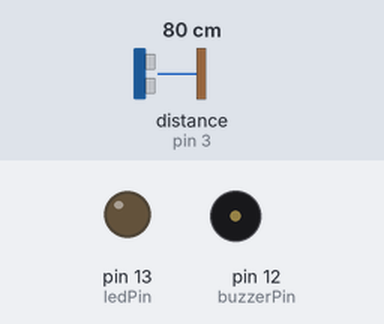
The sketch below on a simulated Arduino Uno, built with avr-gcc and run on an emulated ATmega328P. On the bench: output pins drawn as LEDs (lit = HIGH), buzzer (waves = sounding). Wiring (inferred from the names in the program): ultrasonic range finder: trigger pin 2; echo pin 3. The inputs (shaded band) are chosen by the test bench; at power-on: distance to the obstacle (sensor on pin 3) 80 cm. The echo pulse lasts 58.3 µs per cm; pins used as bus, display or sensor lines are not drawn.

Above: at 1.8 s.
1.9 s: distance to the obstacle (sensor on pin 3) set to 6 cm
3.4 s: distance to the obstacle (sensor on pin 3) set to 3 cm
At 4.6 s:
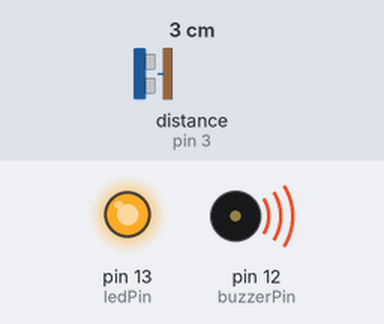
5.5 s: distance to the obstacle (sensor on pin 3) set to 9 cm
At 7.2 s:
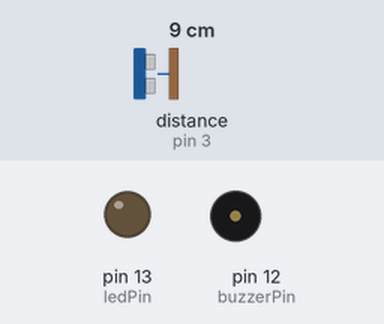
7.5 s: distance to the obstacle (sensor on pin 3) set to 2 cm
At 8.9 s:
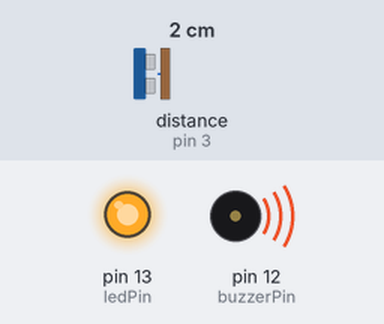
Timing chart, 0 to 10.5 s (numbered marks = the images above; inputs shaded):
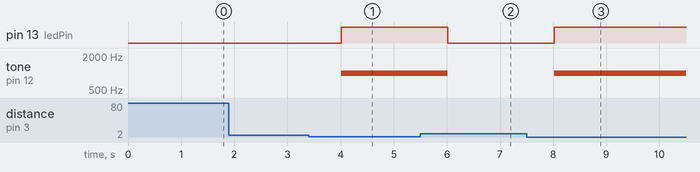

Measured:
- the behaviour switches between 5 and 4 cm on distance to the obstacle (sensor on pin 3) (found by bisection; images 0 and 1)
- after the input at 1.9 s, every drawn part: stays the same
- after the input at 3.4 s, pin 13 (ledPin): LOW → HIGH after 0.61 s; tone on pin 12 (buzzerPin): silent → 1000 Hz after 0.61 s
- after the input at 5.5 s, pin 13 (ledPin): HIGH → LOW after 0.51 s; tone on pin 12 (buzzerPin): 1000 Hz → silent after 0.51 s
- after the input at 7.5 s, pin 13 (ledPin): LOW → HIGH after 0.52 s; tone on pin 12 (buzzerPin): silent → 1000 Hz after 0.52 s

The sketch:

batch_IAMC_03_aranya_pal.ino
```cpp
#define trigPin 2
#define echoPin 3
#define ledPin 13
#define buzzerPin 12

int max_height = 6; // actual tank height in cm
int threshold = 3; // Sludge level threshold in cm

long duration, distance;

void setup() {
  pinMode(trigPin, OUTPUT);
  pinMode(echoPin, INPUT);
  pinMode(ledPin, OUTPUT);
  pinMode(buzzerPin, OUTPUT);
}

void loop() {
  // Trigger ultrasonic sensor
  digitalWrite(trigPin, LOW);
  delayMicroseconds(2);
  digitalWrite(trigPin, HIGH);
  delayMicroseconds(10);
  digitalWrite(trigPin, LOW);

  duration = pulseIn(echoPin, HIGH); // Measure echo pulse duration

  distance = duration * 0.0343 / 2; // Calculate distance (assuming speed of sound = 34300 cm/s)

  int sludgeLevel = max_height - distance; // Calculate sludge level (tank height - water level)

  if (sludgeLevel >= threshold) // Check if sludge level exceeds threshold
  {
    digitalWrite(ledPin, HIGH); // Turn on LED
    tone(buzzerPin, 1000); // Activate buzzer with a 1kHz tone
  } else {
    digitalWrite(ledPin, LOW); // Turn off LED
    noTone(buzzerPin); // Stop the buzzer
  }

  delay(1000); // Adjust delay as needed
}
```
